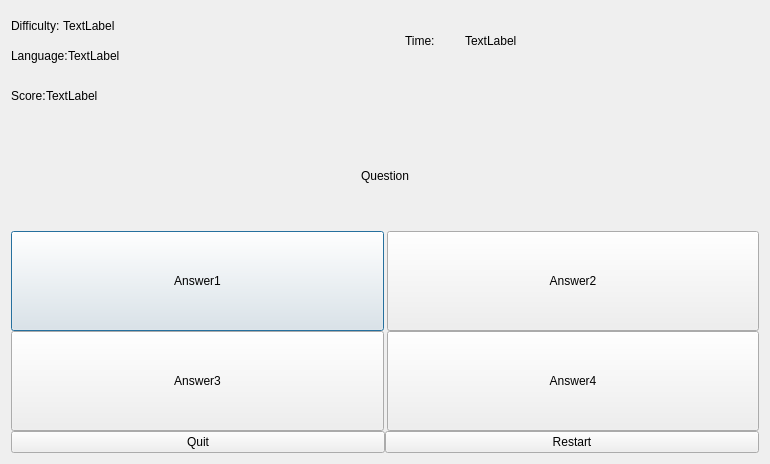
<?xml version="1.0" encoding="UTF-8"?>
<ui version="4.0">
 <class>Game_Dialog</class>
 <widget class="QDialog" name="Game_Dialog">
  <property name="geometry">
   <rect>
    <x>0</x>
    <y>0</y>
    <width>770</width>
    <height>464</height>
   </rect>
  </property>
  <property name="windowTitle">
   <string>Dialog</string>
  </property>
  <property name="layoutDirection">
   <enum>Qt::LeftToRight</enum>
  </property>
  <layout class="QVBoxLayout" name="verticalLayout_5">
   <item>
    <layout class="QVBoxLayout" name="verticalLayout_4">
     <property name="spacing">
      <number>0</number>
     </property>
     <item>
      <layout class="QVBoxLayout" name="verticalLayout_2">
       <property name="spacing">
        <number>0</number>
       </property>
       <item>
        <layout class="QHBoxLayout" name="horizontalLayout_5">
         <property name="spacing">
          <number>0</number>
         </property>
         <item>
          <layout class="QVBoxLayout" name="verticalLayout">
           <property name="spacing">
            <number>0</number>
           </property>
           <item>
            <layout class="QHBoxLayout" name="horizontalLayout_3">
             <property name="spacing">
              <number>0</number>
             </property>
             <item>
              <widget class="QLabel" name="Dif_Title">
               <property name="sizePolicy">
                <sizepolicy hsizetype="Fixed" vsizetype="Preferred">
                 <horstretch>30</horstretch>
                 <verstretch>0</verstretch>
                </sizepolicy>
               </property>
               <property name="text">
                <string>Difficulty:</string>
               </property>
              </widget>
             </item>
             <item>
              <widget class="QLabel" name="Dif_Chosen">
               <property name="minimumSize">
                <size>
                 <width>0</width>
                 <height>30</height>
                </size>
               </property>
               <property name="text">
                <string> TextLabel</string>
               </property>
              </widget>
             </item>
            </layout>
           </item>
           <item>
            <layout class="QHBoxLayout" name="horizontalLayout_2">
             <property name="spacing">
              <number>0</number>
             </property>
             <item>
              <widget class="QLabel" name="Lang_Title">
               <property name="sizePolicy">
                <sizepolicy hsizetype="Fixed" vsizetype="Fixed">
                 <horstretch>0</horstretch>
                 <verstretch>0</verstretch>
                </sizepolicy>
               </property>
               <property name="text">
                <string>Language:</string>
               </property>
              </widget>
             </item>
             <item>
              <widget class="QLabel" name="Lang_Chosen">
               <property name="minimumSize">
                <size>
                 <width>0</width>
                 <height>30</height>
                </size>
               </property>
               <property name="text">
                <string>TextLabel</string>
               </property>
              </widget>
             </item>
            </layout>
           </item>
          </layout>
         </item>
         <item>
          <spacer name="horizontalSpacer">
           <property name="orientation">
            <enum>Qt::Horizontal</enum>
           </property>
           <property name="sizeType">
            <enum>QSizePolicy::Fixed</enum>
           </property>
           <property name="sizeHint" stdset="0">
            <size>
             <width>40</width>
             <height>20</height>
            </size>
           </property>
          </spacer>
         </item>
         <item>
          <layout class="QHBoxLayout" name="horizontalLayout_4">
           <property name="spacing">
            <number>0</number>
           </property>
           <item>
            <widget class="QLabel" name="Time">
             <property name="sizePolicy">
              <sizepolicy hsizetype="Fixed" vsizetype="Preferred">
               <horstretch>0</horstretch>
               <verstretch>0</verstretch>
              </sizepolicy>
             </property>
             <property name="minimumSize">
              <size>
               <width>60</width>
               <height>0</height>
              </size>
             </property>
             <property name="text">
              <string>Time:</string>
             </property>
            </widget>
           </item>
           <item>
            <widget class="QLabel" name="label_3">
             <property name="text">
              <string>TextLabel</string>
             </property>
            </widget>
           </item>
          </layout>
         </item>
        </layout>
       </item>
       <item>
        <layout class="QHBoxLayout" name="horizontalLayout">
         <property name="spacing">
          <number>0</number>
         </property>
         <item>
          <widget class="QLabel" name="label">
           <property name="enabled">
            <bool>true</bool>
           </property>
           <property name="text">
            <string>Score:</string>
           </property>
          </widget>
         </item>
         <item>
          <widget class="QLabel" name="label_2">
           <property name="minimumSize">
            <size>
             <width>0</width>
             <height>30</height>
            </size>
           </property>
           <property name="text">
            <string>TextLabel</string>
           </property>
          </widget>
         </item>
         <item>
          <spacer name="horizontalSpacer_2">
           <property name="orientation">
            <enum>Qt::Horizontal</enum>
           </property>
           <property name="sizeHint" stdset="0">
            <size>
             <width>40</width>
             <height>20</height>
            </size>
           </property>
          </spacer>
         </item>
        </layout>
       </item>
      </layout>
     </item>
     <item>
      <layout class="QHBoxLayout" name="horizontalLayout_10">
       <property name="spacing">
        <number>0</number>
       </property>
       <item>
        <widget class="QLabel" name="Question">
         <property name="minimumSize">
          <size>
           <width>0</width>
           <height>100</height>
          </size>
         </property>
         <property name="text">
          <string>Question</string>
         </property>
         <property name="alignment">
          <set>Qt::AlignCenter</set>
         </property>
        </widget>
       </item>
      </layout>
     </item>
     <item>
      <layout class="QVBoxLayout" name="verticalLayout_3">
       <property name="spacing">
        <number>0</number>
       </property>
       <item>
        <layout class="QHBoxLayout" name="horizontalLayout_7">
         <property name="spacing">
          <number>3</number>
         </property>
         <item>
          <widget class="QPushButton" name="Answer1">
           <property name="enabled">
            <bool>true</bool>
           </property>
           <property name="minimumSize">
            <size>
             <width>0</width>
             <height>100</height>
            </size>
           </property>
           <property name="text">
            <string>Answer1</string>
           </property>
          </widget>
         </item>
         <item>
          <widget class="QPushButton" name="Answer2">
           <property name="minimumSize">
            <size>
             <width>0</width>
             <height>100</height>
            </size>
           </property>
           <property name="text">
            <string>Answer2</string>
           </property>
          </widget>
         </item>
        </layout>
       </item>
       <item>
        <layout class="QHBoxLayout" name="horizontalLayout_8">
         <property name="spacing">
          <number>3</number>
         </property>
         <item>
          <widget class="QPushButton" name="Answer3">
           <property name="minimumSize">
            <size>
             <width>0</width>
             <height>100</height>
            </size>
           </property>
           <property name="text">
            <string>Answer3</string>
           </property>
          </widget>
         </item>
         <item>
          <widget class="QPushButton" name="Answer4">
           <property name="minimumSize">
            <size>
             <width>0</width>
             <height>100</height>
            </size>
           </property>
           <property name="text">
            <string>Answer4</string>
           </property>
          </widget>
         </item>
        </layout>
       </item>
      </layout>
     </item>
     <item>
      <layout class="QHBoxLayout" name="horizontalLayout_6">
       <property name="spacing">
        <number>0</number>
       </property>
       <item>
        <widget class="QPushButton" name="Game_Quit_Button">
         <property name="text">
          <string>Quit</string>
         </property>
        </widget>
       </item>
       <item>
        <widget class="QPushButton" name="pushButton">
         <property name="text">
          <string>Restart</string>
         </property>
        </widget>
       </item>
      </layout>
     </item>
    </layout>
   </item>
  </layout>
 </widget>
 <resources/>
 <connections/>
</ui>
